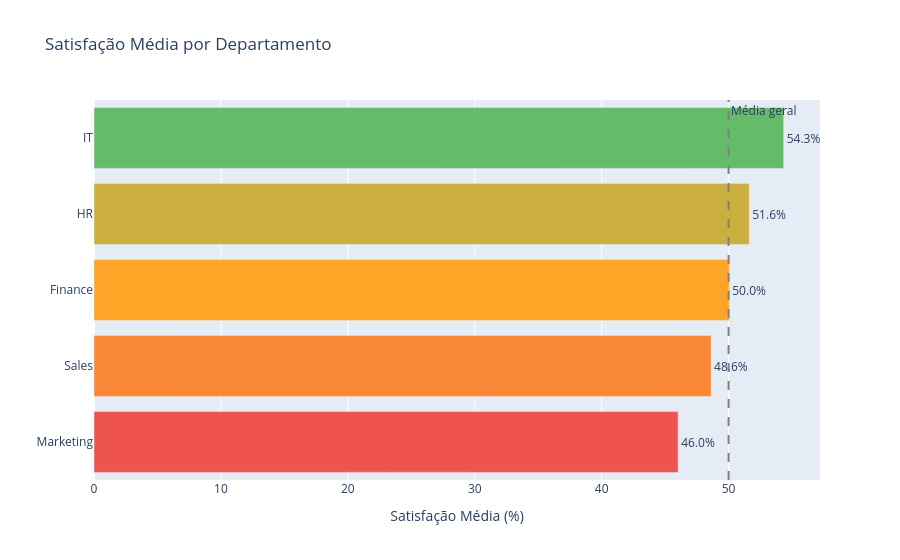

This figure's notebook cell:
### Markdown cell above
## 1. Satisfação por Departamento

### Code cell
sat_depto = df.groupby('Department')['Satisfaction Rate (%)'].mean().reset_index()
sat_depto.columns = ['departamento', 'satisfacao_media']
sat_depto = sat_depto.sort_values('satisfacao_media')

sat_depto['cor'] = sat_depto['satisfacao_media'].apply(
    lambda x: '#ef5350' if x < 45 else ('#ffa726' if x < 55 else '#66bb6a')
)

fig = px.bar(
    sat_depto,
    x='satisfacao_media', y='departamento',
    orientation='h',
    title='Satisfação Média por Departamento',
    labels={'satisfacao_media': 'Satisfação Média (%)', 'departamento': ''},
    color='satisfacao_media',
    color_continuous_scale=['#ef5350', '#ffa726', '#66bb6a'],
    text=sat_depto['satisfacao_media'].round(1).astype(str) + '%'
)
fig.update_traces(textposition='outside')
fig.update_layout(coloraxis_showscale=False)
fig.add_vline(x=50, line_dash='dash', line_color='gray', annotation_text='Média geral')
fig.show()

### Figure 1 — Plotly figure (JSON) as saved in the notebook; plotly's stock layout.template omitted (floating-point values rounded to 4 significant figures)
{"data": [{"hovertemplate": "Satisfação Média (%)=%{marker.color}<br>=%{y}<br>text=%{text}<extra></extra>", "legendgroup": "", "marker": {"color": [46.02, 48.62, 50.05, 51.62, 54.34], "coloraxis": "coloraxis", "pattern": {"shape": ""}}, "name": "", "orientation": "h", "showlegend": false, "text": ["46.0%", "48.6%", "50.0%", "51.6%", "54.3%"], "textposition": "outside", "type": "bar", "x": [46.02, 48.62, 50.05, 51.62, 54.34], "xaxis": "x", "y": ["Marketing", "Sales", "Finance", "HR", "IT"], "yaxis": "y"}], "layout": {"annotations": [{"showarrow": false, "text": "Média geral", "x": 50, "xanchor": "left", "xref": "x", "y": 1, "yanchor": "top", "yref": "y domain"}], "barmode": "relative", "coloraxis": {"colorbar": {"title": {"text": "Satisfação Média (%)"}}, "colorscale": [[0.0, "#ef5350"], [0.5, "#ffa726"], [1.0, "#66bb6a"]], "showscale": false}, "legend": {"tracegroupgap": 0}, "shapes": [{"line": {"color": "gray", "dash": "dash"}, "type": "line", "x0": 50, "x1": 50, "xref": "x", "y0": 0, "y1": 1, "yref": "y domain"}], "title": {"text": "Satisfação Média por Departamento"}, "xaxis": {"anchor": "y", "domain": [0.0, 1.0], "title": {"text": "Satisfação Média (%)"}}, "yaxis": {"anchor": "x", "domain": [0.0, 1.0], "title": {"text": ""}}}}
